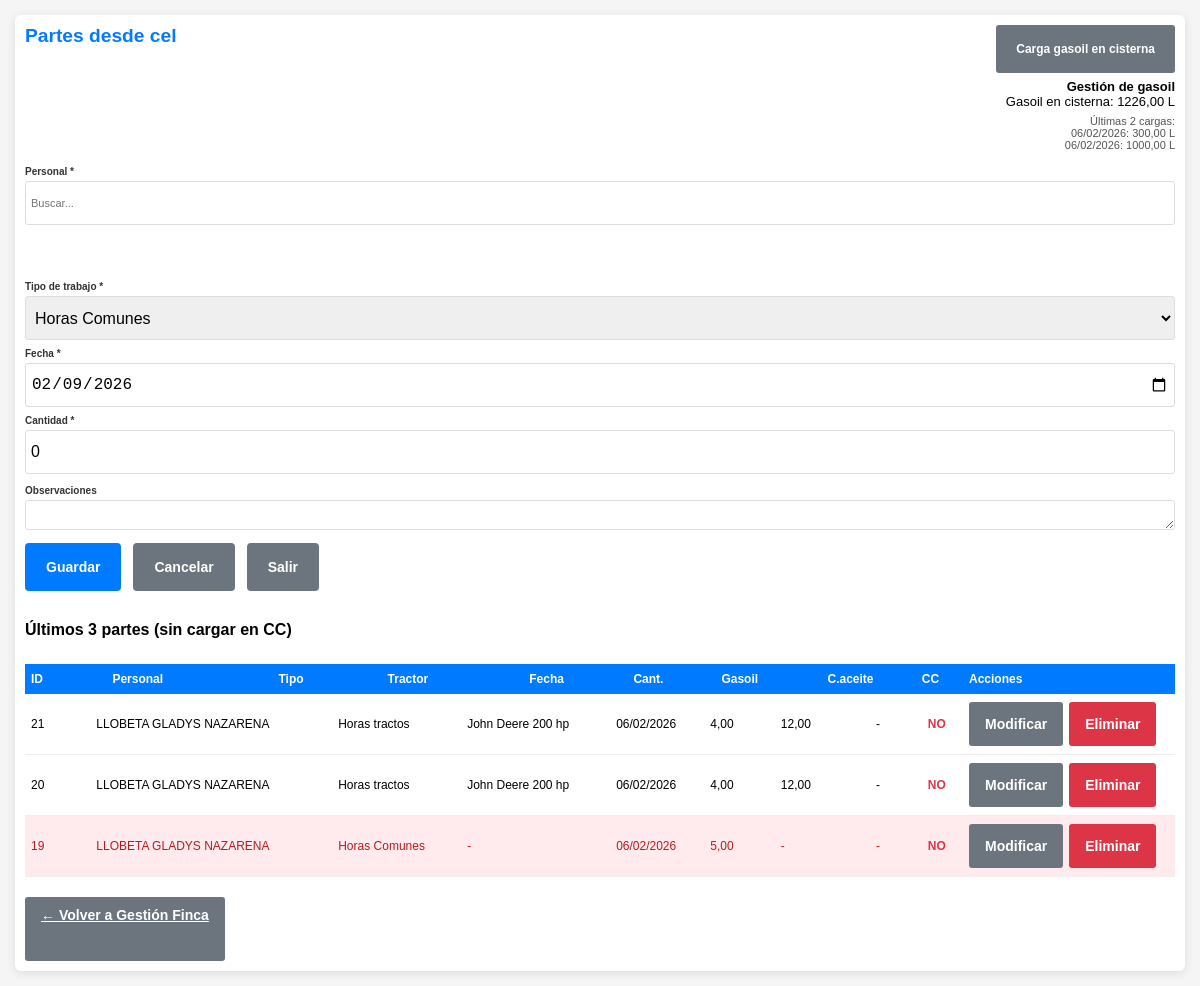
/partes_desde_cel.php (signed in), run on the app's committed database.
### tables this page shows
CREATE TABLE `pdt` (
  `id` int(11) NOT NULL AUTO_INCREMENT,
  `usuario_id` int(11) NOT NULL,
  `tipo_horas` enum('Horas tractos','Horas Comunes') NOT NULL DEFAULT 'Horas Comunes',
  `tractor` varchar(100) DEFAULT NULL,
  `fecha` date NOT NULL,
  `horas` decimal(5,2) DEFAULT 0.00,
  `cant_gasoil` decimal(6,2) DEFAULT NULL,
  `cambio_aceite` tinyint(1) DEFAULT 0,
  `en_cc` tinyint(1) DEFAULT 0,
  `observaciones` text DEFAULT NULL,
  `fecha_creacion` timestamp NOT NULL DEFAULT current_timestamp(),
  `fecha_modificacion` timestamp NOT NULL DEFAULT current_timestamp() ON UPDATE current_timestamp(),
  PRIMARY KEY (`id`),
  KEY `idx_usuario` (`usuario_id`),
  KEY `idx_fecha` (`fecha`),
  CONSTRAINT `pdt_ibfk_1` FOREIGN KEY (`usuario_id`) REFERENCES `usuarios` (`id`) ON DELETE CASCADE
);

CREATE TABLE `usuarios` (
  `id` int(11) NOT NULL AUTO_INCREMENT,
  `apellido` varchar(150) NOT NULL,
  `dni` varchar(20) NOT NULL,
  `cuit` varchar(25) DEFAULT NULL,
  `domicilio` varchar(200) DEFAULT NULL,
  `email` varchar(100) DEFAULT NULL,
  `celular` varchar(20) DEFAULT NULL,
  `consorcio` varchar(100) DEFAULT NULL,
  PRIMARY KEY (`id`)
);

### partes_desde_cel.php (called while the page is built, shortened)
<?php
include 'gestionar_finca.php';

### gestionar_finca.php (the view, shortened to what this page needs)
<?php
include 'db.php';
$desde_cel = DESDE_CEL;
if ($desde_cel) {
    $form_action_url = 'partes_desde_cel.php';
    $titulo_pagina = 'Partes desde cel';
} else {
    $form_action_url = 'gestionar_finca.php';
    $titulo_pagina = 'Gestión Finca - Partes Diarios de Trabajo (PDT)';
}
$es_nivel_0 = (isset($_SESSION['acceso_nivel']) && (int)$_SESSION['acceso_nivel'] === 0);
$pdt_edit = null;
if (!empty($desde_cel)) {
    $sql_lista = "SELECT p.*, u.apellido AS usuario_nombre FROM pdt p INNER JOIN usuarios u ON u.id = p.usuario_id WHERE COALESCE(p.en_cc, 0) = 0 ORDER BY p.fecha DESC, p.id DESC LIMIT 3";
} else {
    $sql_lista = "SELECT p.*, u.apellido AS usuario_nombre FROM pdt p INNER JOIN usuarios u ON u.id = p.usuario_id ORDER BY p.fecha DESC, p.id DESC LIMIT 200";
}
$res_lista = mysqli_query($conexion, $sql_lista);
$gasoil_en_sisterna = 0;
$r_g = mysqli_query($conexion, "SELECT COALESCE(SUM(cantidad), 0) AS total FROM gasoil");
if ($r_g && $f_g = mysqli_fetch_assoc($r_g)) {
    $gasoil_en_sisterna = (float)$f_g['total'];
}
$ultimas_cargas_gasoil = [];
$r_cargas = mysqli_query($conexion, "SELECT fecha, cantidad FROM gasoil WHERE cantidad > 0 ORDER BY fecha DESC, id DESC LIMIT 2");
if ($r_cargas) {
    while ($c = mysqli_fetch_assoc($r_cargas)) {
        $ultimas_cargas_gasoil[] = ['fecha' => $c['fecha'], 'cantidad' => (float)$c['cantidad']];
    }
}
?>
<!DOCTYPE html>
<html lang="es">
<head>
</head>
<body<?= $desde_cel ? ' class="vista-partes-cel"' : '' ?>>
    <div class="container">
        <div style="display: flex; align-items: flex-start; justify-content: space-between; gap: 20px; flex-wrap: wrap; margin-bottom: 15px;">
            <h2 style="margin: 0;"><?= htmlspecialchars($titulo_pagina) ?></h2>
            <div style="text-align: right; flex-shrink: 0;">
                <div style="margin-bottom: 6px;">
                    <button type="button" id="btnCargaGasoilSisterna" class="btn btn-secondary" style="font-size: 12px;" ontouchend="var f=document.getElementById('formCargaGasoilSisterna'); if(f){ f.style.display=f.style.display==='none'?'block':'none'; } event.preventDefault();">Carga gasoil en cisterna</button>
                </div>
                <div style="font-size: 13px;">
                    <strong>Gestión de gasoil</strong><br>
                    Gasoil en cisterna: <span id="gasoilEnSisternaVal"><?= number_format($gasoil_en_sisterna, 2, ',', '') ?></span> L
                    <?php if (!empty($ultimas_cargas_gasoil)): ?>
                    <div style="margin-top: 6px; font-size: 11px; color: #555;">
                        Últimas 2 cargas:<br>
                        <?php foreach ($ultimas_cargas_gasoil as $c): ?>
                        <?= date('d/m/Y', strtotime($c['fecha'])) ?>: <?= number_format($c['cantidad'], 2, ',', '') ?> L<br>
                        <?php endforeach; ?>
                    </div>
                    <?php endif; ?>
                </div>
            </div>
        </div>
        <?php
        $nombre_personal_mostrar = '';
        ?>
        <form method="POST" id="formPDT" action="<?= htmlspecialchars($form_action_url) ?>">
            <div style="display: flex; align-items: flex-start; gap: 14px; flex-wrap: wrap; margin-bottom: 11px;">
                <div class="form-group buscador-usuario-container">
                    <label>Personal *</label>
                    <div class="buscador-usuario">
                        <input type="text" id="buscadorUsuario" placeholder="Buscar..." autocomplete="off" value="<?= htmlspecialchars($nombre_personal_mostrar) ?>">
                    </div>
                </div>
            </div>
            <div class="form-row">
                <div class="form-group">
                    <label>Tipo de trabajo *</label>
                    <select name="tipo_horas" id="tipo_horas" required>
                        <optgroup label="Horas Comunes">
                            <option value="Horas Comunes" <?= ($pdt_edit && $pdt_edit['tipo_horas'] === 'Horas Comunes') ? 'selected' : (!isset($pdt_edit) ? 'selected' : '') ?>>Horas Comunes</option>
                        </optgroup>
                    </select>
                </div>
                <div class="form-group">
                    <label>Fecha *</label>
                    <input type="date" name="fecha" id="fecha" value="<?= $pdt_edit ? $pdt_edit['fecha'] : date('Y-m-d') ?>" required>
                </div>
                <div class="form-group" id="cantidadHorasGroup">
                    <label id="labelCantidad">Cantidad *</label>
                    <input type="number" name="horas" id="horas" step="1" min="0" value="<?= $pdt_edit ? (int)$pdt_edit['horas'] : '0' ?>" required>
                </div>
            </div>
            <div class="form-group">
                <label>Observaciones</label>
                <textarea name="observaciones" rows="1" style="resize: vertical; min-height: 20px;"><?= htmlspecialchars($pdt_edit['observaciones'] ?? '') ?></textarea>
            </div>
            <div class="<?= $desde_cel ? 'botones-form-partes' : '' ?>" style="display: flex; align-items: center; gap: 12px; flex-wrap: wrap;">
                <button type="submit" name="guardar" id="btnGuardar" class="btn btn-primary">Guardar</button>
                <?php if ($desde_cel): ?>
                <a href="<?= htmlspecialchars($form_action_url) ?>" class="btn btn-secondary">Cancelar</a>
                <a href="<?= $es_nivel_0 ? 'logout.php' : 'gestionar_finca.php' ?>" class="btn btn-secondary">Salir</a>
                <?php endif; ?>
            </div>
        </form>
        <h3 style="margin-top: 30px;"><?= $desde_cel ? 'Últimos 3 partes (sin cargar en CC)' : 'Listado de PDTs' ?></h3>
        <div class="wrap-tabla-pdt">
        <table class="tabla-listado-pdt">
            <thead>
                <tr>
                    <th class="col-id">ID</th>
                    <th class="col-personal">Personal</th>
                    <th class="col-tipo">Tipo</th>
                    <th class="col-tractor">Tractor</th>
                    <th class="col-fecha">Fecha</th>
                    <th class="col-cantidad">Cant.</th>
                    <th class="col-gasoil">Gasoil</th>
                    <th class="col-cambio">C.aceite</th>
                    <th class="col-cc">CC</th>
                    <th class="col-acciones">Acciones</th>
                </tr>
            </thead>
            <tbody>
                <?php if ($res_lista && mysqli_num_rows($res_lista) > 0): ?>
                    <?php while ($pdt = mysqli_fetch_assoc($res_lista)): ?>
                        <?php $tiene_obs = !empty(trim($pdt['observaciones'] ?? '')); ?>
<tr class="fila-pdt<?= $tiene_obs ? ' fila-con-observaciones' : '' ?>" data-usuario-id="<?= (int)$pdt['usuario_id'] ?>"<?= $tiene_obs ? ' title="Clic para ver observaciones"' : '' ?>>
                                                            <td class="col-id" title="<?= (int)$pdt['id'] ?>"><?php $id = (string)$pdt['id']; echo strlen($id) > 6 ? substr($id, 0, 6) . '…' : $id; ?></td>
                            <td class="col-personal"><?= htmlspecialchars($pdt['usuario_nombre']) ?></td>
                            <td class="col-tipo" title="<?= htmlspecialchars($pdt['tipo_horas']) ?>"><?php $t = htmlspecialchars($pdt['tipo_horas']); echo mb_strlen($t) > 20 ? mb_substr($t, 0, 20) . '…' : $t; ?></td>
                            <td class="col-tractor"><?= htmlspecialchars($pdt['tractor'] ?? '-') ?></td>
                            <td class="col-fecha" title="<?= date('d/m/Y', strtotime($pdt['fecha'])) ?>"><?php $f = date('d/m/Y', strtotime($pdt['fecha'])); echo mb_strlen($f) > 20 ? mb_substr($f, 0, 20) . '…' : $f; ?></td>
                            <td class="col-cantidad"><?= number_format($pdt['horas'], 2, ',', '.') ?></td>
                            <td class="col-gasoil"><?= isset($pdt['cant_gasoil']) && $pdt['cant_gasoil'] !== null ? number_format($pdt['cant_gasoil'], 2, ',', '.') : '-' ?></td>
                            <td class="col-cambio"><?= (isset($pdt['cambio_aceite']) && $pdt['cambio_aceite'] == 1) ? '✓' : '-' ?></td>
                            <td class="col-cc" style="font-weight: bold; <?= (isset($pdt['en_cc']) && $pdt['en_cc'] == 1) ? 'color: #28a745;' : 'color: #dc3545;' ?>">
                                <?= (isset($pdt['en_cc']) && $pdt['en_cc'] == 1) ? 'SI' : 'NO' ?>
                            </td>
                            <td class="col-acciones">
                                <div class="acciones-botones">
                                    <form method="POST" style="display: inline;">
                                        <button type="submit" name="editar" class="btn btn-secondary">Modificar</button>
                                    </form>
                                    <form method="POST" style="display: inline;">
                                        <button type="submit" name="eliminar" class="btn btn-danger" onclick="return confirm('¿Eliminar este PDT?')">Eliminar</button>
                                    </form>
                                </div>
                            </td>
                        </tr>
                    <?php endwhile; ?>
                <?php else: ?>
                    <tr>
                        <td colspan="10" style="text-align: center; padding: 15px; color: #666; font-size: 11px;">No hay partes diarios de trabajo registrados.</td>
                    </tr>
                <?php endif; ?>
            </tbody>
        </table>
        </div>
        <div style="margin-top: 20px; display: flex; gap: 10px; flex-wrap: wrap;">
            <?php if ($desde_cel): ?>
                <?php if ($es_nivel_0): ?>
                    <a href="logout.php" class="btn btn-secondary">Salir</a>
                <?php else: ?>
                    <a href="gestionar_finca.php" class="btn btn-secondary">← Volver a Gestión Finca</a>
                <?php endif; ?>
            <?php else: ?>
                <a href="index.php" class="btn btn-secondary">← Volver al panel</a>
                <a href="partes_desde_cel.php" class="btn btn-secondary">Partes desde cel</a>
            <?php endif; ?>
        </div>
    </div>
</body>
</html>

### data on the page
pdt: id "21", usuario.apellido "LLOBETA GLADYS NAZARENA", tipo_horas "Horas tractos", tractor "John Deere 200 hp", fecha "06/02/2026", horas "4,00", cant_gasoil "12,00", en_cc "NO"
pdt: id "20", usuario.apellido "LLOBETA GLADYS NAZARENA", tipo_horas "Horas tractos", tractor "John Deere 200 hp", fecha "06/02/2026", horas "4,00", cant_gasoil "12,00", en_cc "NO"
pdt: id "19", usuario.apellido "LLOBETA GLADYS NAZARENA", tipo_horas "Horas Comunes", tractor "-", fecha "06/02/2026", horas "5,00", en_cc "NO"

### other printed values
$titulo_pagina "Partes desde cel"
$gasoil_en_sisterna "1226,00"
date('d/m/Y', strtotime($c['fecha'])) "06/02/2026"
$c['cantidad'] "300,00"
$c['cantidad'] "1000,00"
